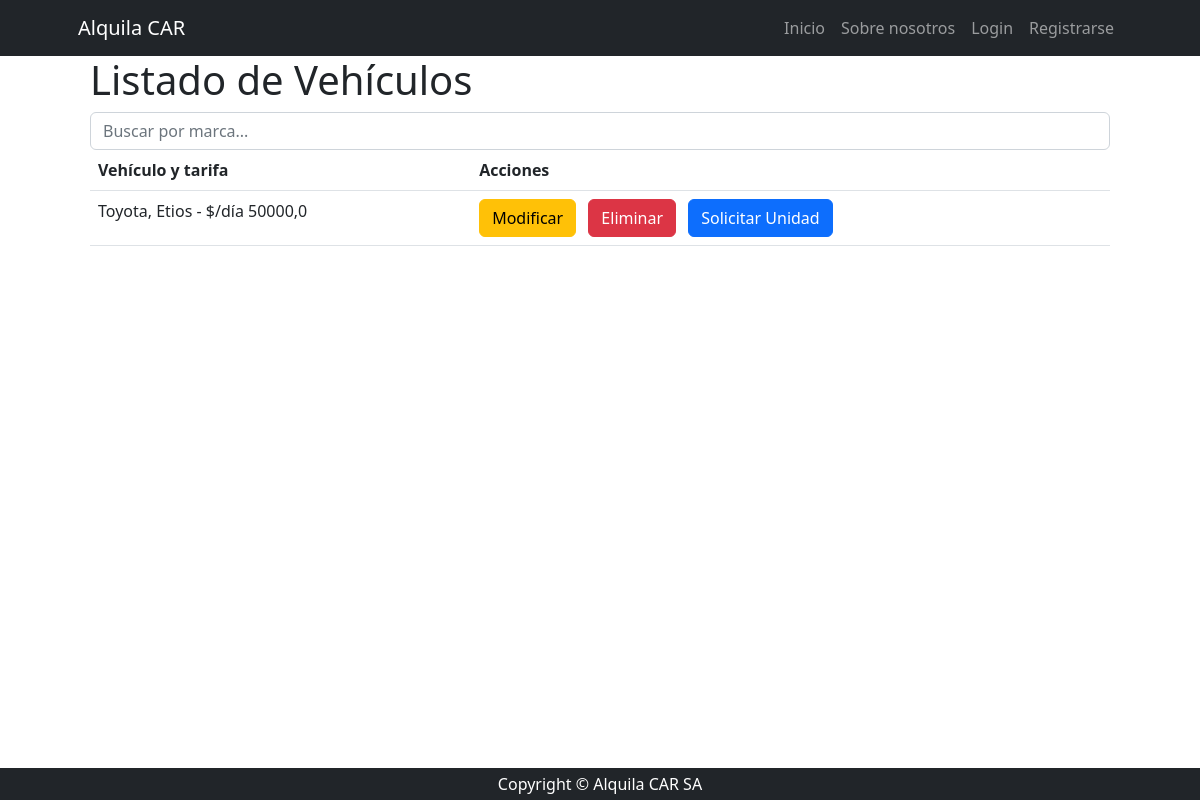
Page /productos/producto/list/ on the earlier database version.
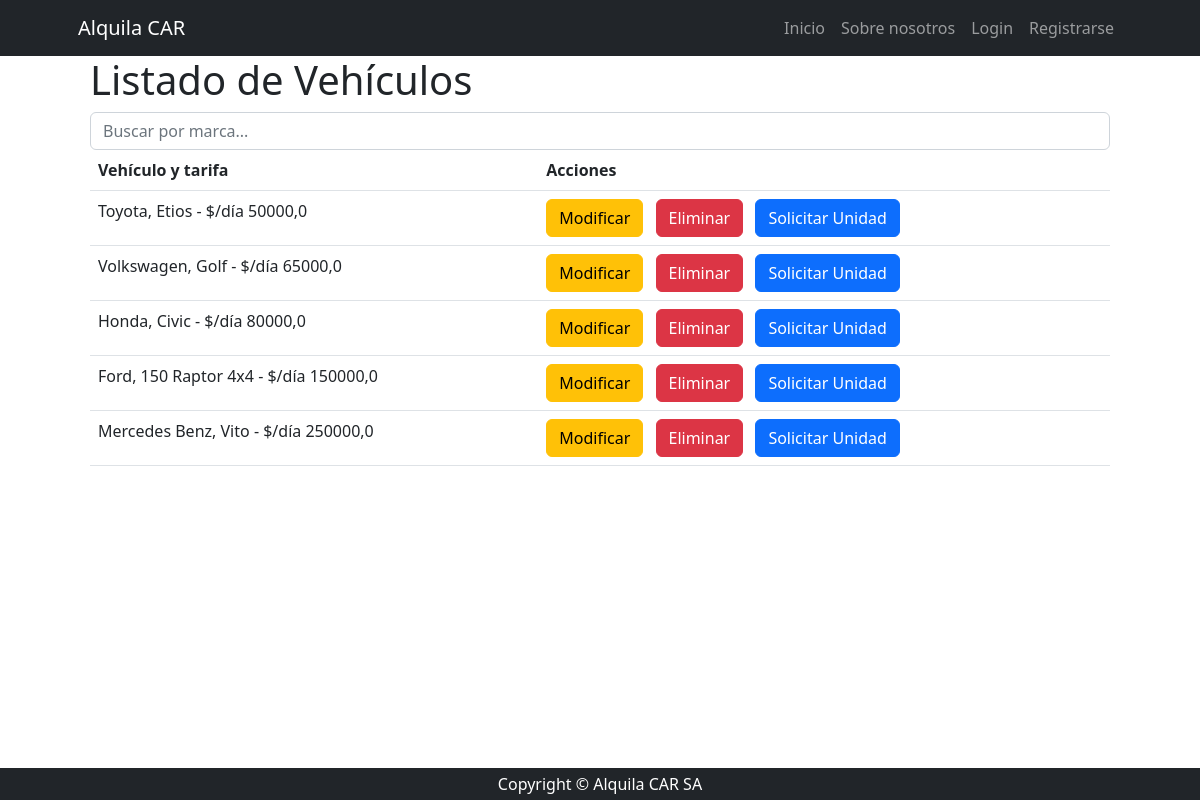
Same page on the later database version.
### producto/models.py (models this page shows, shortened)
class Producto(models.Model):
    marca = models.CharField(max_length=100)
    modelo = models.CharField(max_length=100)
    precio = models.FloatField()
    unidad_medida = models.CharField(max_length=100)
    descripcion = models.TextField(null=True, blank=True, verbose_name='descripción')
    fecha_actualizacion=models.DateField(null=True, blank=True, default=timezone.now,editable=False, verbose_name='Fecha de actualización')
    categoria_id = models.ForeignKey(ProductoCategoria, on_delete=models.SET_NULL, null=True)
    class Meta:
        verbose_name = "producto"
        verbose_name_plural = "productos"

### producto/views.py (the view)
# urls.py: path("producto/list/", views.Productolist.as_view(), name="producto_list"),
class Productolist(ListView):
    model = Producto
    def get_queryset(self) -> QuerySet[Any]:
        if self.request.GET.get('consulta'):
            consultar=self.request.GET.get('consulta')
            object_list=Producto.objects.filter(marca__icontains=consultar)
        else:
            object_list=Producto.objects.all()
        return object_list

### producto/templates/producto/producto_list.html (shortened to what this page needs)
{% extends 'core/base.html' %}
{%block content%}
    <div class='container'>
        <h1 class='nt-4'> Listado de Vehículos </h1>
        <div class='nb-4'>
            <form action='{%url 'producto:producto_list'%}'>
                <input type='text' name='consulta' placeholder='Buscar por marca...' class='form-control'>
            </form>
        </div>
        <table class='table table-stripped'>
            <thead>
                <tr>
                    <th scope='col'> Vehículo y tarifa</th>
                    <th scope='col'> Acciones</th>
                </tr>
            </thead>
            <tbody>
                {%for object in object_list%}
                <tr>
                <td>{{object.marca}}, {{object.modelo}} - {{object.unidad_medida}} {{object.precio}}</td>
                <td>
                    <a href='{% url 'producto:producto_update' object.pk %}'class='btn btn-warning me-2'> Modificar </a>
                    <a href='{% url 'producto:producto_delete' object.pk %}'class='btn btn-danger me-2'> Eliminar </a>
                    <a href='{% url 'cliente:cliente_create' %}'class='btn btn-primary me-2'> Solicitar Unidad </a>
                </td>
            </tr>
    </div>
    {%endfor%}
{%endblock content%}

### core/templates/core/base.html (shortened to what this page needs)
{% load static %}
<!DOCTYPE html>
<html lang="es">
    <head>
        <link href="{% static 'core/css/styles.css' %}" rel="stylesheet" />
    </head>
    <body>
        {% include 'core/navbar.html' %}
        <div class="container px-4 px-lg-5">
            {% block content %}
            {% endblock content %}
            {%include 'core/footer.html'%}
        </div>
    </body>
</html>

### core/templates/core/navbar.html (shortened to what this page needs)
<nav class="navbar navbar-expand-lg navbar-dark bg-dark">
    <div class="container px-5">
        <a class="navbar-brand" href="{% url 'core:index' %}">Alquila CAR</a>
        <div class="collapse navbar-collapse" id="navbarSupportedContent">
            <ul class="navbar-nav ms-auto mb-2 mb-lg-0">
                <li class="nav-item"><a class="nav-link {%if index %} active {%endif%}" aria-current="page" href="{% url 'core:index' %}">Inicio</a></li>
                <li class="nav-item"><a class="nav-link {%if index %} active {%endif%}" href="{% url 'core:about'%}">Sobre nosotros</a></li>
                {% if user.is_authenticated %}
                    <li class="nav-item"><a class="nav-link {%if index %} active {%endif%}" href="{% url 'producto:index'%}">Productos</a></li>
                    <li class="nav-item"><a class="nav-link {%if index %} active {%endif%}" href="{% url 'cliente:index'%}">Clientes</a></li>
                    <li class="nav-item"><a class="nav-link">{{user.username}}</a></li>
                    <li class="nav-item">
                        <form action='{% url "core:logout" %}' method='POST'>
                            <button type="submit" class='btn btn-danger'>Logout</button>
                            {% csrf_token %}
                        </form>
                    </li>
                {% else %}
                    <li class="nav-item"><a class="nav-link {%if index %} active {%endif%}" href="{% url 'core:login' %}">Login</a></li>
                    <li class="nav-item"><a class="nav-link {%if index %} active {%endif%}" href="{% url 'core:register' %}">Registrarse</a></li>
                {%endif%}
            </ul>
        </div>
    </div>
</nav>

### core/templates/core/footer.html
<footer class="py-1 bg-dark fixed-bottom">
    <div class="container px-4 px-lg-5"><p class="m-0 text-center text-white">Copyright &copy; Alquila CAR SA</p></div>
</footer>

Differences in the rows shown:
added Producto: marca "Volkswagen", modelo "Golf", unidad_medida "$/día", precio "65000,0"
added Producto: marca "Honda", modelo "Civic", unidad_medida "$/día", precio "80000,0"
added Producto: marca "Ford", modelo "150 Raptor 4x4", unidad_medida "$/día", precio "150000,0"
added Producto: marca "Mercedes Benz", modelo "Vito", unidad_medida "$/día", precio "250000,0"
